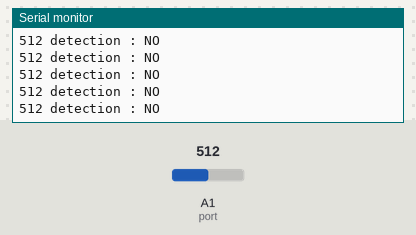
Simulated run of this sketch. Board: Arduino Uno, built with avr-gcc and run on an emulated ATmega328P. Parts: the last lines printed to the serial monitor. The inputs (shaded band) are chosen by the test bench; at power-on: A1 (port) = 512.

Above: at 1.2 s.
1.3 s: A1 (port) set to 411
At 1.31 s:
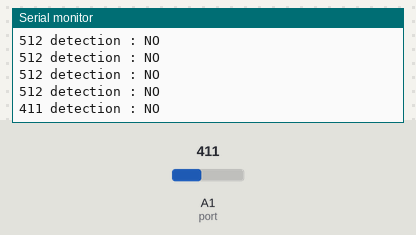
2.8 s: A1 (port) set to 384
At 2.82 s:
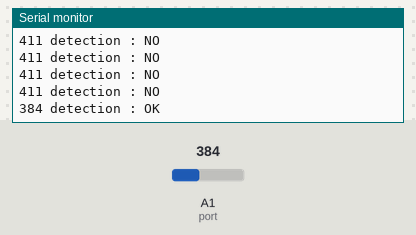

The sketch:

TestIR.ino
```cpp
int port=1;
void setup() {
Serial.begin(9600);
}

void loop() {
int var=analogRead(port);
Serial.print(var);
if (var<400){Serial.println(" detection : OK");}
else{Serial.println(" detection : NO");}
delay(100);


}
```

Measured:
- the behaviour switches between 400 and 399 on A1 (port) (found by bisection; images 1 and 2)
- after the input at 1.3 s, the serial monitor: prints a new line at once (image 1)
- after the input at 2.8 s, the serial monitor: prints a new line at once (image 2)
